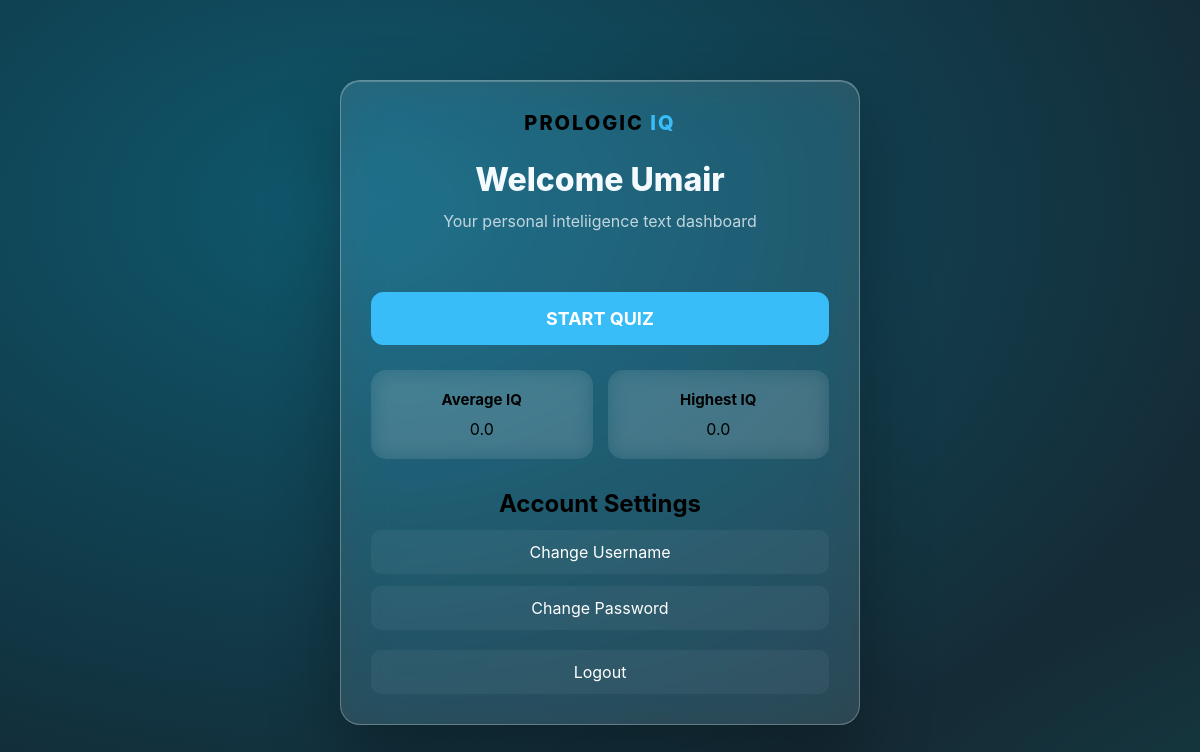
/dashboard (signed in), run on an earlier commit of the app's database.
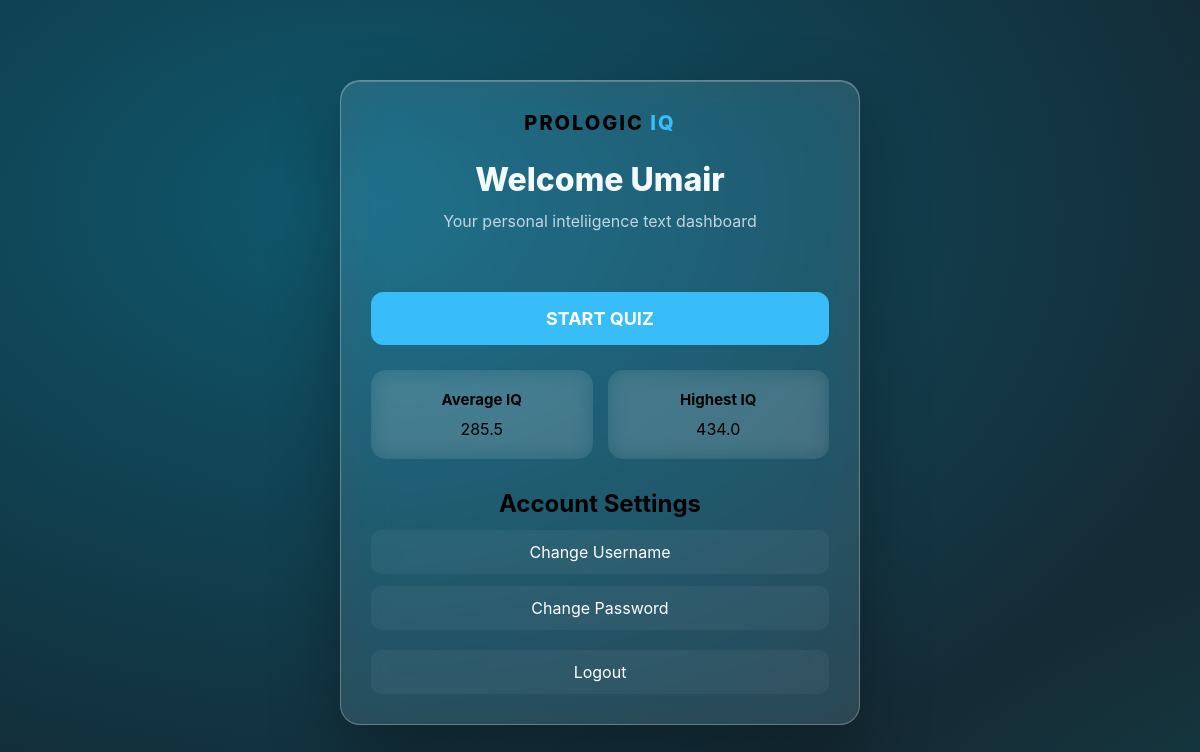
And on a later commit of the database.
### tables this page shows
CREATE TABLE users (
            id INTEGER PRIMARY KEY AUTOINCREMENT,
            username TEXT UNIQUE NOT NULL,
            password_hash TEXT NOT NULL,
            average_iq REAL DEFAULT 0,
            highest_iq REAL DEFAULT 0
        );

### app.py (the view)
@app.route("/dashboard")
def dashboard():
    if "user_id" not in session:
        return redirect(url_for("login"))
    user_id = session["user_id"]
    conn = get_db()
    user = conn.execute(
        "SELECT * FROM users WHERE id = ?", (user_id,)
    ).fetchone()
    conn.close()
    return render_template("dashboard.html", user=user)

### app.py (called while the page is built)
def get_db():
    conn = sqlite3.connect(DATABASE)
    conn.row_factory = sqlite3.Row
    return conn

### templates/dashboard.html (shortened to what this page needs)
<!DOCTYPE html>
<html lang="en">
<head>
    <link rel="stylesheet" href="{{ url_for('static', filename='style.css') }}">
</head>
<body>
    <div class="container">
        <div class="brand">
            <span class="brand">PROLOGIC</span>
            <span class="brand-highlight">IQ</span>
        </div>
        <h1>Welcome {{ user["username"] }}</h1>
        <p>Your personal inteliigence text dashboard</p>
        <div class="dashboard-section">
            <a href="{{ url_for('quiz') }}" class="dashboard-button">START QUIZ</a>
        </div>
        <div class="stats">
            <div class="stat-card">
                <h3>Average IQ</h3>
                <div clas="stat-value">
                    {{ user["average_iq"] }}
                </div>
            </div>
            <div class="stat-card">
                <h3>Highest IQ</h3>
                <div class="stat-vlaue">
                    {{ user["highest_iq"]}}
                </div>
            </div>
        </div>
        <div class="dashbard-section">
            <h2>Account Settings</h2>
            <a href="{{ url_for('change_username') }}" class="settings-button">Change Username</a>
            <a href="{{ url_for('change_password') }}" class="settings-button">Change Password</a>
            <a href="{{ url_for('logout') }}" class="settings-button logout-button">Logout</a>
        </div>
    </div>
</body>
</html>

### static/style.css (style rules this page uses)
:root { --primary: #38bdf8; --secondary: #a5f3fc; --bg-gradient: radial-gradient(ellipse at 18% 16%, rgba(14, 116, 144, 0.62), transparent 42%), radial-gradient(ellipse at 82% 85%, rgba(13, 148, 136, 0.38), transparent 38%), linear-gradient(135deg, #102a35 0%, #152b36 52%, #182a31 100%); --glass: rgba(255, 255, 255, 0.12); --glass-highlight: rgba(255, 255, 255, 0.2); --glass-border: rgba(255, 255, 255, 0.28); --text-dark: #f4fbff; --text-light: #c1d6df; --success: #22c55e; --error: #ef4444; }
* { margin: 0; padding: 0; box-sizing: border-box; font-family: 'Inter', system-ui, sans-serif; }
body { background: var(--bg-gradient); background-attachment: fixed; background-size: 160% 160%; animation: gradientDrift 28s ease-in-out infinite alternate; min-height: 100vh; display: flex; justify-content: center; align-items: center; padding: 20px; }
.container { width: 100%; max-width: 550px; background: var(--glass); border: 1px solid var(--glass-border); padding: 2.5rem; border-radius: 20px; box-shadow: 0 28px 70px rgba(0, 0, 0, 0.32), inset 0 1px 0 rgba(255, 255, 255, 0.22); -webkit-backdrop-filter: blur(24px) saturate(145%); backdrop-filter: blur(24px) saturate(145%); text-align: center; min-height: 450px; display: flex; flex-direction: column; justify-content: center; transition: all 0.3s ease; }
h1 { color: var(--text-dark); margin-bottom: 0.5rem; font-size: 2rem; font-weight: 800; }
p { color: var(--text-light); margin-bottom: 2rem; font-size: 1rem; }
.brand { font-size: 20px; font-weight: 800; letter-spacing: 2px; margin-bottom: 25px; }
.brand-highlight { color: var(--primary); }
.stats { margin-bottom: 30px; }
.stat-card { text-align: center; transition: 0.25s ease; }
.dashboard-section { margin-top: 25px; }
.dashboard-button { display: inline-block; width: 100%; padding: 15px 20px; box-sizing: border-box; text-decoration: none; text-align: center; color: white; background: var(--primary); border: 1px solid var(--primary); border-radius: 12px; font-size: 18px; font-weight: bold; cursor: pointer; transition: 0.25s ease; }
.stats { display: grid; grid-template-columns: 1fr 1fr; gap: 15px; margin-top: 25px; }
.stat-card { padding: 20px; background: rgba(255, 255, 255, 0.05); border: 1px solid var(--border); border-radius: 15px; backdrop-filter: blur(10px); }
.stat-card h3 { margin-top: 0; margin-bottom: 10px; font-size: 15px; }
.settings-button { display: block; margin-top: 12px; padding: 12px 15px; color: white; text-decoration: none; background: rgba(255, 255, 255, 0.05); border: 1px solid var(--border); border-radius: 10px; transition: 0.25s ease; }
.logout-button { margin-top: 20px; }
.container { max-width: 520px; margin: 60px auto; padding: 30px; box-sizing: border-box; }
h1 { margin-bottom: 10px; }
p { line-height: 1.6; }
a { transition: 0.25s ease; }

What changed in the data, as far as the page shows it:
changed users "Umair": average_iq "0.0" → "285.5"; highest_iq "0.0" → "434.0"
